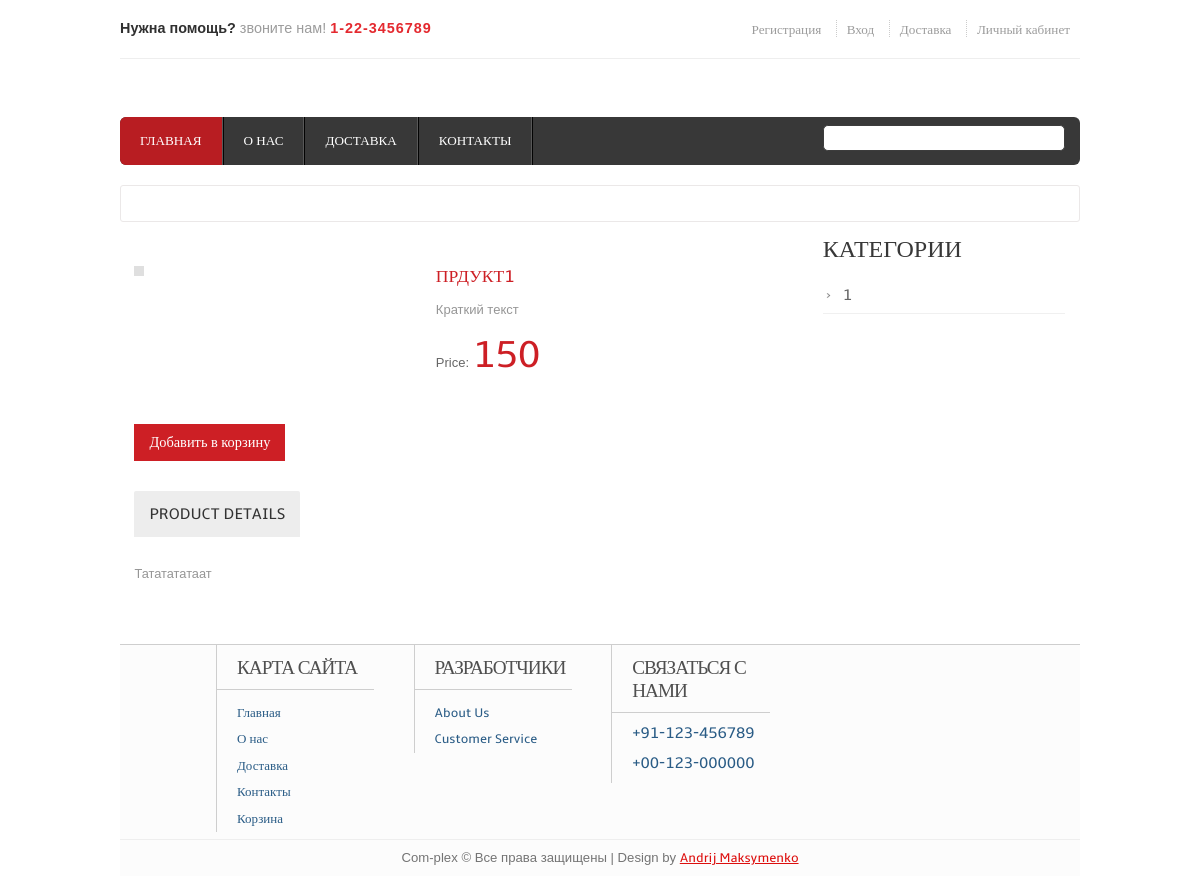
The app's page /product_detail/1/ with its own data.
### product/models.py (models this page shows, shortened)
class Product(models.Model):
    DISABLE = 0
    ENABLE = 1
    HOT_NEW = 2
    STATE_CHOICE = (
        (DISABLE, 'Disable'),
        (ENABLE, 'Enable'),
        (HOT_NEW, 'Hot New'),
    )
    name = models.CharField(max_length=50, verbose_name="Продукт")
    full_text = models.TextField()
    short_text = models.TextField()
    price = models.IntegerField()
    date_creation = models.DateTimeField(auto_now_add=True)
    category = models.ForeignKey('Categories')
    mainphoto =  models.ImageField(upload_to='PhotoImage/',
                                     verbose_name=u'ГлавФото')
    photos = models.ManyToManyField('Photo',
                                    blank=True, null=True)
    miniphotos = models.ManyToManyField('Miniphoto', blank = True, null = True)
    state = models.SmallIntegerField(default=ENABLE,
                                     choices=STATE_CHOICE,
                                     verbose_name=u'Статус')
    class Meta:
        ordering = ["-date_creation"]
        verbose_name = 'Товар'
        verbose_name_plural = 'Товары'

class Categories(models.Model):
    categories = models.CharField(max_length=150,
                                  verbose_name=u'Категории')
    class Meta:
        verbose_name = 'Категория'
        verbose_name_plural = 'Категории'
    def get_absolute_url(self):
        return u'/product_list/%s' % self.id

### product/views.py (the view)
# urls.py: url(r'^product_detail/(?P<id>\d+)/$', 'product_detail'),
def product_detail(request, id):
    categories = Categories.objects.all()
    product = Product.objects.get(id=id)
    data = {'product': product, 'categories': categories}
    return render(request, 'product_detail.html', data)

### profile/context_processor.py (called while the page is built)
def context_profile(request):
	not_open = 0
	if request.user.is_authenticated():
		if request.user.is_superuser:
			return {"not_to_open_this_sheet_ever":not_open}
		else:
			user = request.user
			custom_user = CustomUser.objects.get(user=user)
			return {"custom_user": custom_user}
	else:
		return {"not_to_open_this_sheet_ever":not_open}

### product/templates/product_detail.html (shortened to what this page needs)
{% extends "index.html" %}
{% block content %}
	 <div class="main">
    <div class="content">
    	<div class="content_top">
    	</div>
    	<div class="section group">
				<div class="cont-desc span_1_of_2">
				  <div class="product-details">
					<div class="grid images_3_of_2">
						<div id="container">
						   <div id="products_example">
							   <div id="products">
								<ul class="pagination">
								</ul>
							</div>
						</div>
					</div>
				</div>
				<div class="desc span_3_of_2">
					<h2>{{product.name}}</h2>
					<p>{{product.short_text}}</p>
					<div class="price">
						<p>Price: <span>{{product.price}}</span></p>
					</div>
			</div>
		  </div>
		  <div class="price" style="border:none">
					       		<div class="add-cart" style="float:none">
									<h4><a href="" id = "{{product.id}}" onclick=" add_cart(id, 1)">Добавить в корзину</a></h4>
							     </div>
					</div>
		<div class="product_desc">
			<div id="horizontalTab">
				<ul class="resp-tabs-list">
					<li>Product Details</li>
				</ul>
				<div class="resp-tabs-container">
					<div class="product-desc">
						<p>{{product.full_text}}</p>					</div>
			</div>
		 </div>
	 </div>
        </div>
				<div class="rightsidebar span_3_of_1">
					 <ul>
				  	<h2>Категории</h2>
				  	{% for category in categories %}
				      <li><a href="{{ category.get_absolute_url }}" id = "{{ category.id }}">{{ category.categories }}</a></li>
				    {% endfor %}
				  </ul>
 				</div>
 		</div>
 	</div>
    </div>
{% endblock %}

### shop/static/css/style.css (style rules this page uses)
html,body,div,span,applet,object,iframe,h1,h2,h3,h4,h5,h6,p,blockquote,pre,a,abbr,acronym,address,big,cite,code,del,dfn,em,img,ins,kbd,q,s,samp,small,strike,strong,sub,sup,tt,var,b,u,i,dl,dt,dd,ol,nav ul,nav li,fieldset,form,label,legend,table,caption,tbody,tfoot,thead,tr,th,td,article,aside,canvas,details,embed,figure,figcaption,footer,header,hgroup,menu,nav,output,ruby,section,summary,time,mark,audio,video { margin:0;padding:0;border:0;font-size:100%;font:inherit;vertical-align:baseline; }
ol,ul { list-style:none;margin:0;padding:0; }
a { text-decoration:none; }
body { font-family: Arial, Helvetica, sans-serif; background: #FFF; }
.content { padding: 20px 0; background: #FFF; }
.content h2 { color: #383838; margin-bottom: 0.5em; font-size: 1.5em; line-height: 1.2; font-family: 'ambleregular'; font-weight: normal; margin-top: 0px; text-transform: uppercase; }
.content_top { padding: 15px 20px; border: 1px solid #EBE8E8; border-radius: 3px; }
.add-cart { float:right; display: inline-block; }
.add-cart h4 a { font-size:0.9em; display: block; padding:10px 15px; font-family: 'ambleregular'; background:#CD1F25; color: #FFF; text-decoration: none; outline: 0; -webkit-transition: all 0.5s ease-in-out; -moz-transition: all 0.5s ease-in-out; -o-transition: all 0.5s ease-in-out; transition: all 0.5s ease-in-out; }
.section { clear: both; padding: 0px; margin: 0px; }
.group:before, .group:after { content: ""; display: table; }
.group:after { clear: both; }
.group { zoom: 1; }
.cont-desc { display: block; float: left; clear: both; }
.rightsidebar { display: block; float: left; margin: 0% 0 0% 1.6%; }
.cont-desc:first-child { margin-left: 0; }
.desc { display: block; float: left; margin: 0% 0 0% 2.6%; }
.product-details { margin:30px 0; }
.span_1_of_2 { width: 67.1%; padding: 1.5%; }
.images_3_of_2 { width: 44.2%; float: left; text-align: center; }
.span_3_of_2 { width: 53.2%; }
.span_3_of_1 { width: 25.2%; padding: 1.5%; }
.span_3_of_2 h2 { font-family: 'ambleregular'; font-size: 1.1em; color:#CD1F25; font-weight: normal; margin-top: 0px; text-transform: uppercase; }
.span_3_of_2 p { font-size: 0.8125em; padding: 0.3em 0; color: #969696; line-height: 1.6em; font-family: verdana, arial, helvetica, helve, sans-serif; }
.price p { font-size: 0.8125em; padding:20px 0; color: #666; vertical-align: top; }
.price p span { font-size:3em; font-family: 'ambleregular'; color:#CD1F25;; }
.product-desc, .product-tags { clear: both; padding-top: 20px; }
.product-desc p { font-size: 0.8em; padding:5px 0; color: #969696; line-height: 1.8em; font-family: verdana, arial, helvetica, helve, sans-serif; }
.span_3_of_1 li a { font-size:1em; padding:8px 0 8px 20px; color: #666; display: block; font-family: 'ambleregular'; background: url(../images/drop_arrow.png) no-repeat 0; border-bottom:1px solid #F0F0F0; }
.group:before, .group:after { content:""; display:table; }
.group:after { clear:both; }
.group { zoom:1; }
.grid { display: block; float:left; margin: 0% 0 0% 1.6%; }
.grid:first-child { margin-left: 0; }

### shop/static/css/easy-responsive-tabs.css (style rules this page uses)
.resp-tabs-list li { font-family: 'ambleregular'; font-size:1em; color:#333;; text-transform: uppercase; display: inline-block; padding: 13px 15px; margin: 0; list-style: none; cursor: pointer; float: left; background: #EDEDED; margin-right: 5px; border-radius: 2px 2px 0 0; }
.resp-tabs-container { padding: 0px; background-color: #fff; clear: left; }

### shop/static/css/global.css (style rules this page uses)
#container { margin:0 auto; position:relative; z-index:0; }
#products_example { position:relative; }
#products .pagination { background:#dfdfdf; padding:5px; float:left; }

### records on screen
Product: name "ПРДУКТ1", short_text "Краткий текст", price "150", full_text "Тататататаат"
Categories: categories "1"
